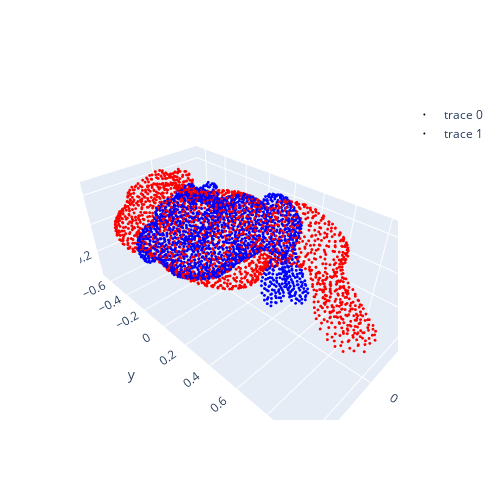

Notebook cell for this chart:
### Code cell
# Scaling
def get_scale_matrix(sx, sy, sz):
    return np.array([[sx, 0.0, 0.0],
                     [0.0, sy, 0.0],
                     [0.0, 0.0, sz]
                     ])

new_points = (get_scale_matrix(1, 2, 1)@points.T).T
v = Visualizer()
v.draw_points(points)
v.draw_points(new_points, color=[1,0,0])
v.show()

### Figure 1 — Plotly figure (JSON) as saved in the notebook; plotly's stock layout.template omitted (floating-point values rounded to 4 significant figures; data arrays with more than 128 entries replaced by an {"elided": "..."} marker saying what was removed)
{"data": [{"marker": {"color": {"elided": "2000x3 int values"}, "size": 1}, "mode": "markers", "type": "scatter3d", "x": {"elided": "2000 float values"}, "y": {"elided": "2000 float values"}, "z": {"elided": "2000 float values"}}, {"marker": {"color": {"elided": "2000x3 int values"}, "size": 1}, "mode": "markers", "type": "scatter3d", "x": {"elided": "2000 float values"}, "y": {"elided": "2000 float values"}, "z": {"elided": "2000 float values"}}], "layout": {"autosize": false, "height": 500, "width": 500}}
